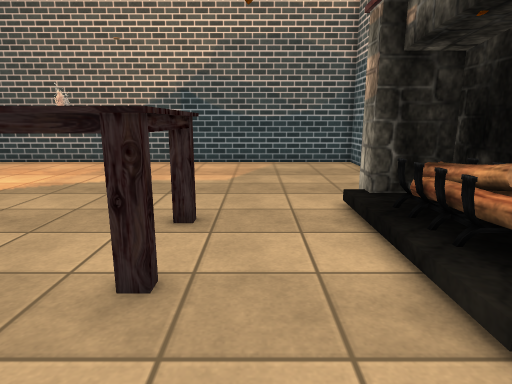
[1] (above)

13 first-person views from a walk through a scene from a Unity 3-D project. The camera is 1.2 m above the floor, tilts 12° down and sees 75° across. The floor is counted in squares, 0.5 m on a side. Each view is taken from the middle of a square. On the plan, view 1 faces up. The plan holds only what a view shows up to about 20 squares ahead; the rest is blank. The place goes on beyond the plan. Some animated figures are not drawn. Some surface patterns are stand-ins.

[2]
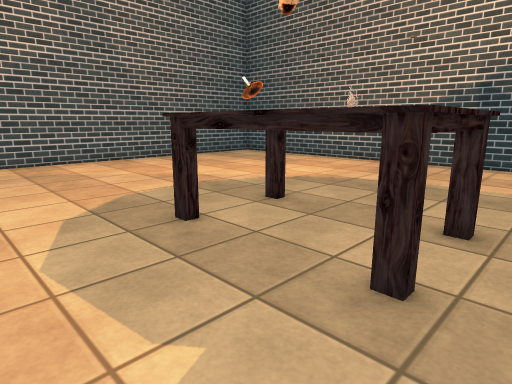

[3]
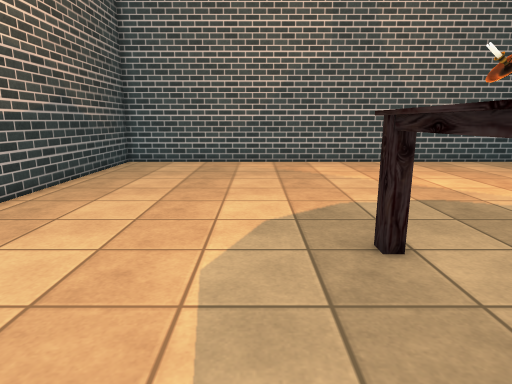

[4]
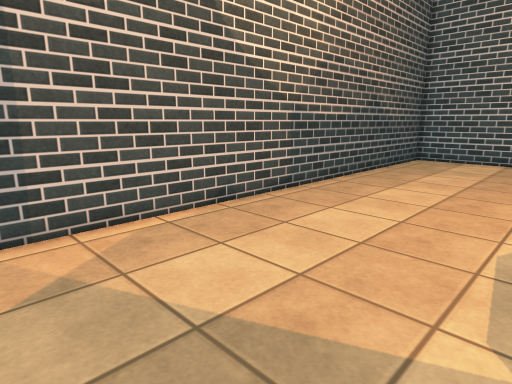

[5]
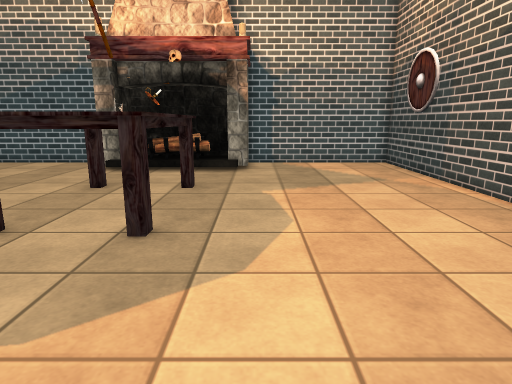

[6]
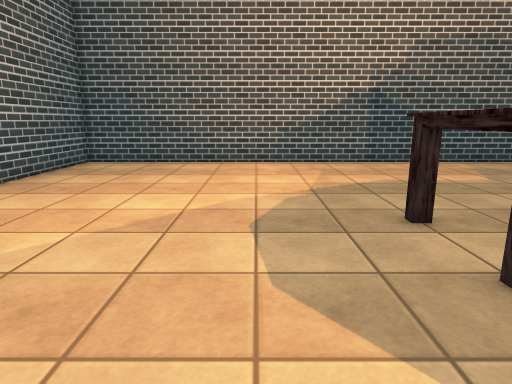

[7]
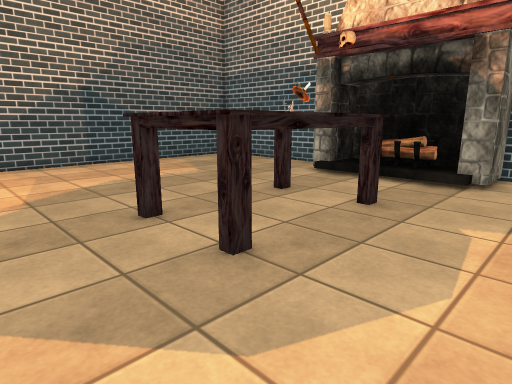

[8]
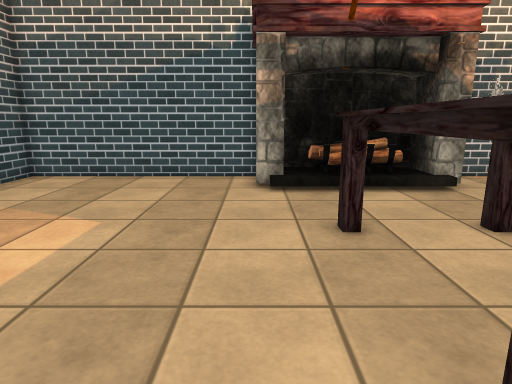

[9]
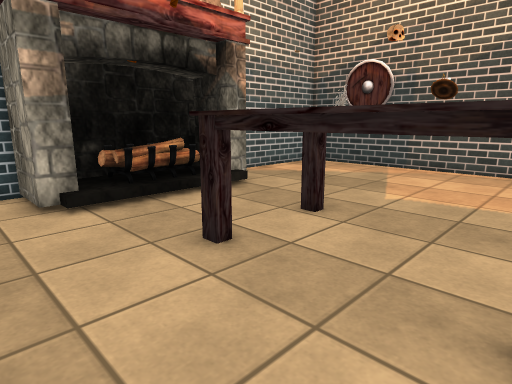

[10]
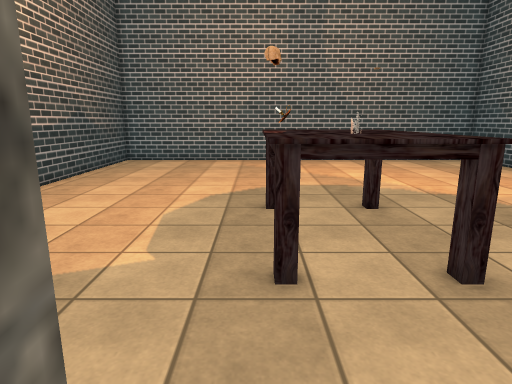

[11]
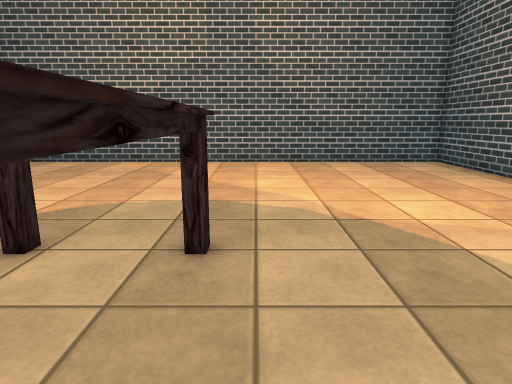

[12]
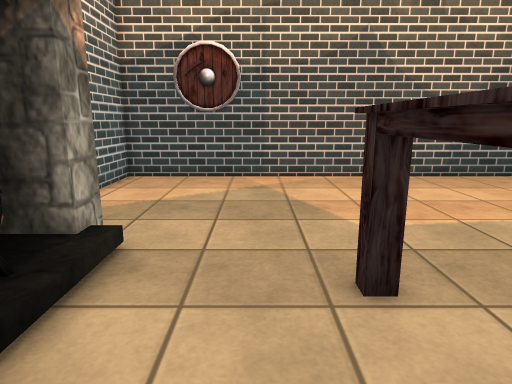

[13]
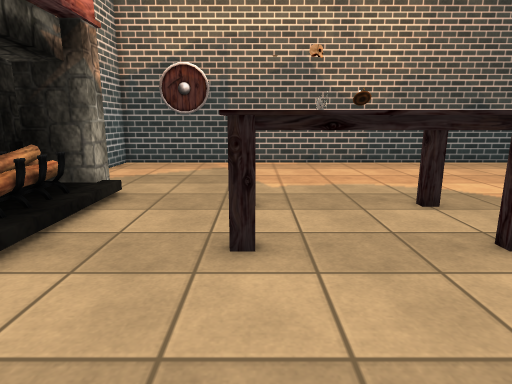

### Floor plan
Points are (right, up) in squares from view 1. A wall is a line through its corners. A room is listed if a view was taken in it or the views show most of it. See-through windows are left out.
Room 1 (views 1, 2, 3, 4, 5, 6, 7, 8, 9, 10, 11, 12, 13)
walls: (5.7, 9.9) (5.7, 20) (-21.1, 20) (-21.1, -5.7) (0.5, -5.7); (3.4, -5.7) (5.7, -5.7) (5.7, 2.5)
objects: table (-7, 4) to (-1, 8); chandelier (-5, 5); other object (-4, 6) to (-3, 6); fireplace (3, 2) to (5, 10)

Positions as (right, up) in squares from view 1, and headings:
1: (0, 0), facing up
2: (0, 0), facing up-left
3: (-1, 2), facing left
4: (1, 2), facing down-left
5: (-14, 2), facing right
6: (-11, 0), facing up
7: (-11, 0), facing up-right
8: (-9, 10), facing right
9: (-7, 12), facing down-right
10: (4, 4), facing left
11: (-1, 9), facing left
12: (0, 9), facing down
13: (-2, 14), facing down
